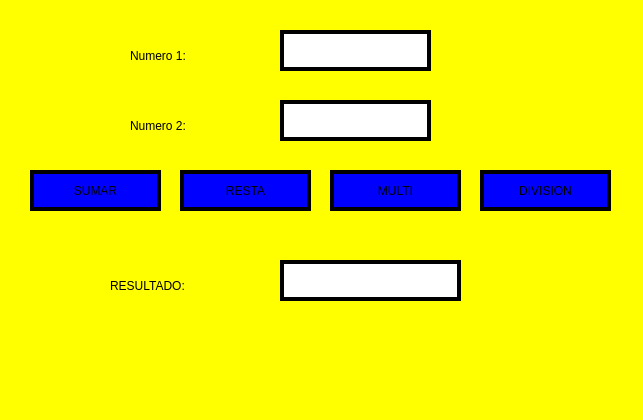
<?xml version="1.0" encoding="UTF-8"?>
<ui version="4.0">
 <class>MainWindow</class>
 <widget class="QMainWindow" name="MainWindow">
  <property name="geometry">
   <rect>
    <x>0</x>
    <y>0</y>
    <width>643</width>
    <height>420</height>
   </rect>
  </property>
  <property name="windowTitle">
   <string>MainWindow</string>
  </property>
  <property name="styleSheet">
   <string notr="true">background: color yellow</string>
  </property>
  <widget class="QWidget" name="centralwidget">
   <widget class="QLabel" name="label">
    <property name="geometry">
     <rect>
      <x>130</x>
      <y>30</y>
      <width>171</width>
      <height>51</height>
     </rect>
    </property>
    <property name="styleSheet">
     <string notr="true">font: 75 italic 15pt &quot;MS Sans Serif&quot;;</string>
    </property>
    <property name="text">
     <string>Numero 1: </string>
    </property>
   </widget>
   <widget class="QLabel" name="label_2">
    <property name="geometry">
     <rect>
      <x>130</x>
      <y>100</y>
      <width>171</width>
      <height>51</height>
     </rect>
    </property>
    <property name="styleSheet">
     <string notr="true">font: 75 italic 15pt &quot;MS Sans Serif&quot;;</string>
    </property>
    <property name="text">
     <string>Numero 2:</string>
    </property>
   </widget>
   <widget class="QLineEdit" name="txt_num1">
    <property name="geometry">
     <rect>
      <x>280</x>
      <y>30</y>
      <width>151</width>
      <height>41</height>
     </rect>
    </property>
    <property name="font">
     <font>
      <pointsize>15</pointsize>
     </font>
    </property>
    <property name="styleSheet">
     <string notr="true">border: 4px solid black;
background-color: white;
border_radius: 4px;</string>
    </property>
    <property name="text">
     <string/>
    </property>
   </widget>
   <widget class="QLineEdit" name="txt_num2">
    <property name="geometry">
     <rect>
      <x>280</x>
      <y>100</y>
      <width>151</width>
      <height>41</height>
     </rect>
    </property>
    <property name="font">
     <font>
      <pointsize>15</pointsize>
     </font>
    </property>
    <property name="styleSheet">
     <string notr="true">border: 4px solid black;
border_radius: 4px;
background-color: white;
</string>
    </property>
    <property name="text">
     <string/>
    </property>
   </widget>
   <widget class="QPushButton" name="btn_sumar">
    <property name="geometry">
     <rect>
      <x>30</x>
      <y>170</y>
      <width>131</width>
      <height>41</height>
     </rect>
    </property>
    <property name="styleSheet">
     <string notr="true">background:color blue;
font: 75 italic 14pt &quot;MS Sans Serif&quot;;
border: 4px solid black;
border_radius: 25px;</string>
    </property>
    <property name="text">
     <string>SUMAR</string>
    </property>
   </widget>
   <widget class="QLabel" name="label_3">
    <property name="geometry">
     <rect>
      <x>110</x>
      <y>260</y>
      <width>171</width>
      <height>51</height>
     </rect>
    </property>
    <property name="styleSheet">
     <string notr="true">font: 75 italic 15pt &quot;MS Sans Serif&quot;;</string>
    </property>
    <property name="text">
     <string>RESULTADO:</string>
    </property>
   </widget>
   <widget class="QLineEdit" name="txt_resultado">
    <property name="geometry">
     <rect>
      <x>280</x>
      <y>260</y>
      <width>181</width>
      <height>41</height>
     </rect>
    </property>
    <property name="font">
     <font>
      <pointsize>15</pointsize>
     </font>
    </property>
    <property name="styleSheet">
     <string notr="true">border: 4px solid black;
border_radius: 4px;
background-color: white;</string>
    </property>
    <property name="text">
     <string/>
    </property>
   </widget>
   <widget class="QPushButton" name="btn_resta">
    <property name="geometry">
     <rect>
      <x>180</x>
      <y>170</y>
      <width>131</width>
      <height>41</height>
     </rect>
    </property>
    <property name="styleSheet">
     <string notr="true">background:color blue;
font: 75 italic 14pt &quot;MS Sans Serif&quot;;
border: 4px solid black;
border_radius: 25px;</string>
    </property>
    <property name="text">
     <string>RESTA</string>
    </property>
   </widget>
   <widget class="QPushButton" name="btn_multi">
    <property name="geometry">
     <rect>
      <x>330</x>
      <y>170</y>
      <width>131</width>
      <height>41</height>
     </rect>
    </property>
    <property name="styleSheet">
     <string notr="true">background:color blue;
font: 75 italic 14pt &quot;MS Sans Serif&quot;;
border: 4px solid black;
border_radius: 25px;</string>
    </property>
    <property name="text">
     <string>MULTI</string>
    </property>
   </widget>
   <widget class="QPushButton" name="btn_division">
    <property name="geometry">
     <rect>
      <x>480</x>
      <y>170</y>
      <width>131</width>
      <height>41</height>
     </rect>
    </property>
    <property name="styleSheet">
     <string notr="true">background:color blue;
font: 75 italic 14pt &quot;MS Sans Serif&quot;;
border: 4px solid black;
border_radius: 25px;</string>
    </property>
    <property name="text">
     <string>DIVISION</string>
    </property>
   </widget>
  </widget>
  <widget class="QMenuBar" name="menubar">
   <property name="geometry">
    <rect>
     <x>0</x>
     <y>0</y>
     <width>643</width>
     <height>26</height>
    </rect>
   </property>
  </widget>
  <widget class="QStatusBar" name="statusbar"/>
 </widget>
 <resources/>
 <connections/>
</ui>
